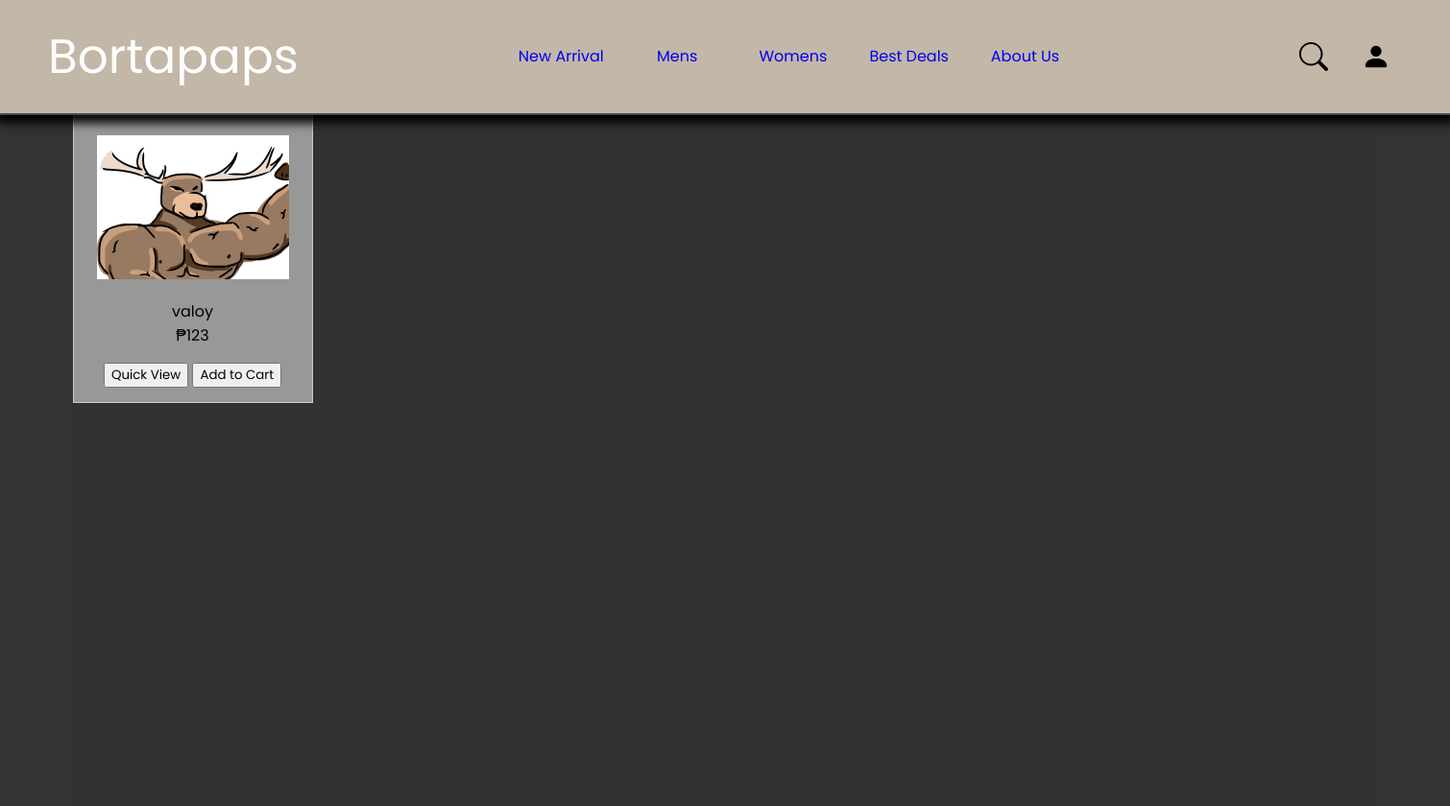
Before: /testBortapaps/items/items.php?category=Mens with the older database file.
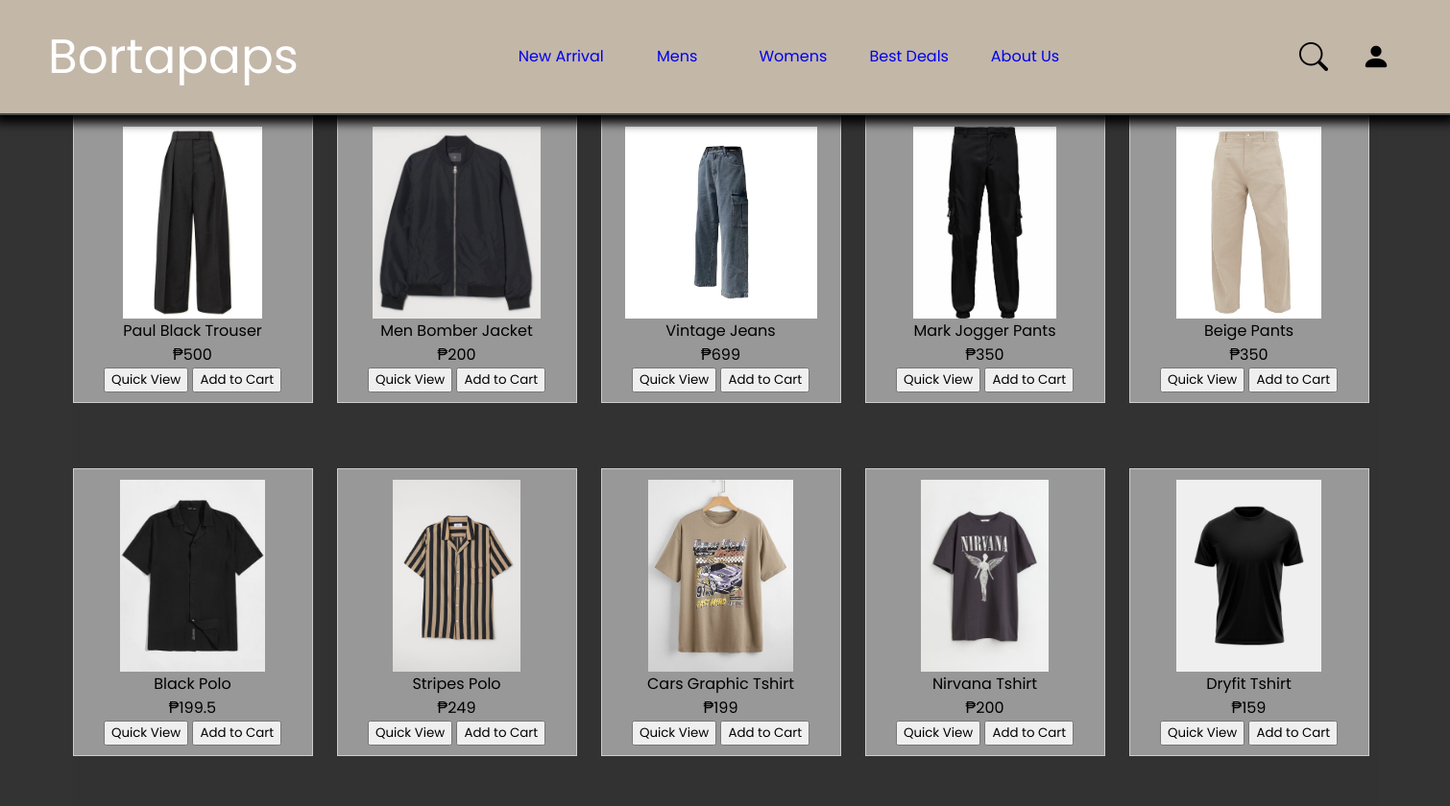
After: the same page with the newer database file.
### tables this page shows
CREATE TABLE `products` (
  `id` int(11) NOT NULL,
  `name` varchar(255) NOT NULL,
  `description` text NOT NULL,
  `price` double NOT NULL,
  `category` varchar(255) DEFAULT NULL,
  `path` varchar(255) NOT NULL
);

### testBortapaps/items/item-maker.php (the view, shortened to what this page needs)
<div class="items-container">
            <?php
                if(isset($_GET['category'])){
                    $category = $_GET['category'];
                    if($category == "New Arrival"){
                        $sql = "SELECT * FROM `products` ORDER BY `products`.`id` DESC LIMIT 10";
                        $result = mysqli_query($conn, $sql);
                        while($row = mysqli_fetch_assoc($result)){
                        ?>
                        <form method="post" id="item-form" name="item-form">
                            <div class="item-box">
                                <input type="hidden" id="pid" name="pid" value="<?=$row['id']?>">
                                <img src="../Products/<?= $row['path'] ?>" width="200px" height="200px" style="object-fit:contain;" alt="This is an item image">
                                <div class="item-details">
                                    <span><?= $row['name']?></span>
                                    <span>₱<?=$row['price']?></span>
                                </div>
                                <div class="item-options">
                                    <input type="button" value="Quick View" id="quick-view">
                                    <input type="submit" value="Add to Cart" id="to-cart" name="to-cart">
                                </div>
                            </div>
                        </form>
        <?php
                }
            }
            else{
                        $sql = "SELECT * FROM products WHERE category = '$category'";
                        $result = mysqli_query($conn, $sql);
                        if(mysqli_num_rows($result) > 0){
                            while($row = mysqli_fetch_assoc($result)){
            ?>
                        <form method="post" id="item-form" name="item-form">
                            <div class="item-box">
                                <img src="../Products/<?= $row['path'] ?>" width="200px" height="200px" style="object-fit:contain;" alt="This is an item image">
                                <div class="item-details">
                                    <span><?= $row['name']?></span>
                                    <span>₱<?=$row['price']?></span>
                                </div>
                                <div class="item-options">
                                    <input type="button" value="Quick View" id="quick-view">
                                    <input type="submit" value="Add to Cart" id="to-cart" name="to-cart">
                                </div>
                            </div>
                        </form>
            <?php
                        }
                    }
                }
            }
            ?>
</div>

### testBortapaps/components/header.php (shortened to what this page needs)
<!DOCTYPE html>
<html lang="en">
<head>
    <link rel="stylesheet" href="../css/main-style.css">
</head>
<body>
    <div class="header">
        <a href="../index.php" class="logo">Bortapaps</a>
        <div class="menu">
            <a href="../items/items.php?category=New Arrival" class="new-arrivals">New Arrival</a>
            <a href="../items/items.php?category=Mens" class="men">Mens</a>
            <a href="../items/items.php?category=Womens" class="women">Womens</a>
            <a href="../items/items.php?category=Best Deals" class="best-deals">Best Deals</a>
            <a href="../index.php#items-us" class="about-us">About Us</a>
        </div>
        <div class="icons">
            <div class="search-container">
                <div class="search">
                    <i class="bi bi-search" id="search-icon"></i>
                </div>
            </div>
            <i class="bi bi-person-fill" id="user-btn"></i>
        </div>
    </div>
</body>
</html>

### testBortapaps/items/items.php (shortened to what this page needs)
<?php
    include('../components/header.php');
?>
<!DOCTYPE html>
<html lang="en">
<head>
    <link rel="stylesheet" href="../css/main-style.css">
</head>
<body>
    <div class="main-container">
        <?php include 'item-maker.php' ?>
    </div>
</body>
</html>

### testBortapaps/css/main-style.css (style rules this page uses)
* { box-sizing: border-box; margin: 0px; font-family: "Poppins", sans-serif; font-optical-sizing: auto; font-style: normal; }
body { background-color: #333; overflow-x: hidden; display: flex; flex-direction: column; }
.header { background-color: rgb(195, 183, 168); width: 100%; height: 15vh; z-index: 3; display: flex; align-items: center; padding: 50px; justify-content: space-between; border-bottom: 2px solid rgb(73, 73, 73); box-shadow: 0px 3px 10px 5px #000000; }
.header .logo { color: white; text-decoration: none; font-size: 50px; }
.header .menu { height: 15vh; width: 40vw; text-align: center; vertical-align: middle; display: flex; justify-content: center; align-items: center; }
.header .menu a { width: 100%; text-align: center; transition: background-color .5s; line-height: 15vh; text-decoration: none; }
.header .icons { display: flex; align-items: center; }
.header .icons i { height: 40px; width: 40px; display: flex; align-items: center; justify-content: center; cursor: pointer; font-size: 30px; margin: 7px; }
.search { width: 55px; border-radius: 40px; transition: width .5s ease-out; display: flex; align-items: center; }
.search-container { display: flex; align-items: center; height: 15vh; }
.main-container { width: 100%; background-color: #333; display:flex; align-items: center; justify-content: center; }
.items-container { height: 90vh; width: 90vw; background-color: rgba(50, 50, 50, 0.792);; display: grid; grid-template-columns: repeat(5, 1fr); gap: 16px; }
.items-container .item-box { padding: 15px; background-color: #cccccca9; border: 1px solid #ccc; display: flex; flex-direction: column; justify-content: center; align-items: center; width: 250px; height: 300px; }
.item-box .item-details { width: 100%; height: 100px; display: flex; flex-direction: column; justify-content: center; align-items: center; }

Changed rows visible on the page:
removed products: path (picture), name "valoy", price "123"
added products: path (picture), name "Paul Black Trouser", price "500"
added products: path (picture), name "Men Bomber Jacket", price "200"
added products: path (picture), name "Vintage Jeans", price "699"
added products: path (picture), name "Mark Jogger Pants", price "350"
added products: path (picture), name "Beige Pants", price "350"
added products: path (picture), name "Black Polo", price "199.5"
added products: path (picture), name "Stripes Polo", price "249"
added products: path (picture), name "Cars Graphic Tshirt", price "199"
added products: path (picture), name "Nirvana Tshirt", price "200"
added products: path (picture), name "Dryfit Tshirt", price "159"
